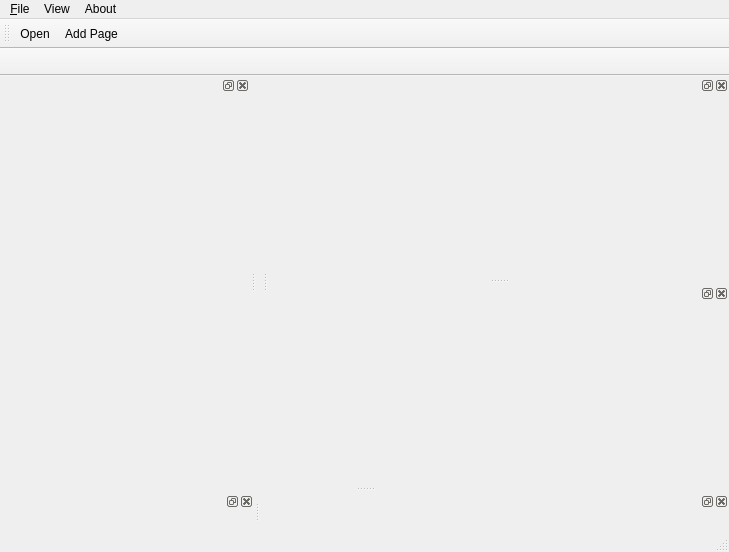
<?xml version="1.0" encoding="UTF-8"?>
<ui version="4.0">
 <class>MainWindow</class>
 <widget class="QMainWindow" name="MainWindow">
  <property name="geometry">
   <rect>
    <x>0</x>
    <y>0</y>
    <width>729</width>
    <height>552</height>
   </rect>
  </property>
  <property name="sizePolicy">
   <sizepolicy hsizetype="Preferred" vsizetype="Preferred">
    <horstretch>0</horstretch>
    <verstretch>0</verstretch>
   </sizepolicy>
  </property>
  <property name="mouseTracking">
   <bool>false</bool>
  </property>
  <property name="autoFillBackground">
   <bool>false</bool>
  </property>
  <property name="dockNestingEnabled">
   <bool>true</bool>
  </property>
  <property name="dockOptions">
   <set>QMainWindow::AllowNestedDocks|QMainWindow::AllowTabbedDocks|QMainWindow::AnimatedDocks|QMainWindow::ForceTabbedDocks</set>
  </property>
  <widget class="QWidget" name="centralWidget"/>
  <widget class="QMenuBar" name="menuBar">
   <property name="geometry">
    <rect>
     <x>0</x>
     <y>0</y>
     <width>729</width>
     <height>21</height>
    </rect>
   </property>
   <widget class="QMenu" name="menuFile">
    <property name="title">
     <string>&amp;File</string>
    </property>
    <addaction name="actionOpen"/>
    <addaction name="actionAdd_Page"/>
    <addaction name="separator"/>
    <addaction name="actionClose"/>
   </widget>
   <widget class="QMenu" name="menuHelp">
    <property name="title">
     <string>About</string>
    </property>
    <addaction name="actionAbout_SourceLine"/>
    <addaction name="actionPlugin_Settings"/>
   </widget>
   <widget class="QMenu" name="menuView">
    <property name="title">
     <string>View</string>
    </property>
    <addaction name="actionSettings"/>
   </widget>
   <addaction name="menuFile"/>
   <addaction name="menuView"/>
   <addaction name="menuHelp"/>
  </widget>
  <widget class="QToolBar" name="toolBar">
   <property name="windowTitle">
    <string>toolBar</string>
   </property>
   <attribute name="toolBarArea">
    <enum>TopToolBarArea</enum>
   </attribute>
   <attribute name="toolBarBreak">
    <bool>false</bool>
   </attribute>
   <addaction name="actionOpen"/>
   <addaction name="actionAdd_Page"/>
  </widget>
  <widget class="QStatusBar" name="statusBar"/>
  <widget class="HistoryTree" name="uiHistoryTree">
   <property name="minimumSize">
    <size>
     <width>250</width>
     <height>38</height>
    </size>
   </property>
   <attribute name="dockWidgetArea">
    <number>8</number>
   </attribute>
   <widget class="QWidget" name="dockWidgetContents_5"/>
  </widget>
  <widget class="EditorView" name="uiEditorView">
   <property name="minimumSize">
    <size>
     <width>461</width>
     <height>38</height>
    </size>
   </property>
   <attribute name="dockWidgetArea">
    <number>8</number>
   </attribute>
   <widget class="QWidget" name="dockWidgetContents"/>
  </widget>
  <widget class="FileView" name="uiFileView">
   <property name="sizePolicy">
    <sizepolicy hsizetype="Preferred" vsizetype="Preferred">
     <horstretch>0</horstretch>
     <verstretch>0</verstretch>
    </sizepolicy>
   </property>
   <property name="minimumSize">
    <size>
     <width>250</width>
     <height>38</height>
    </size>
   </property>
   <property name="baseSize">
    <size>
     <width>280</width>
     <height>370</height>
    </size>
   </property>
   <property name="floating">
    <bool>false</bool>
   </property>
   <attribute name="dockWidgetArea">
    <number>1</number>
   </attribute>
   <widget class="QWidget" name="dockWidgetContents_4"/>
  </widget>
  <widget class="QToolBar" name="uiTabToolBar">
   <property name="minimumSize">
    <size>
     <width>0</width>
     <height>28</height>
    </size>
   </property>
   <property name="windowTitle">
    <string>toolBar_2</string>
   </property>
   <property name="movable">
    <bool>false</bool>
   </property>
   <attribute name="toolBarArea">
    <enum>TopToolBarArea</enum>
   </attribute>
   <attribute name="toolBarBreak">
    <bool>true</bool>
   </attribute>
  </widget>
  <widget class="RevisionTable" name="uiRevisionTable">
   <property name="minimumSize">
    <size>
     <width>461</width>
     <height>38</height>
    </size>
   </property>
   <attribute name="dockWidgetArea">
    <number>2</number>
   </attribute>
   <widget class="QWidget" name="dockWidgetContents_8"/>
  </widget>
  <widget class="Console" name="uiConsole">
   <property name="minimumSize">
    <size>
     <width>461</width>
     <height>38</height>
    </size>
   </property>
   <property name="layoutDirection">
    <enum>Qt::LeftToRight</enum>
   </property>
   <attribute name="dockWidgetArea">
    <number>2</number>
   </attribute>
   <widget class="QWidget" name="dockWidgetContents_3"/>
  </widget>
  <action name="actionClose">
   <property name="text">
    <string>Quit</string>
   </property>
  </action>
  <action name="actionOpen">
   <property name="icon">
    <iconset>
     <normalon>:/splash/img/folder_open.png</normalon>
    </iconset>
   </property>
   <property name="text">
    <string>Open</string>
   </property>
  </action>
  <action name="actionAbout_SourceLine">
   <property name="text">
    <string>About SourceLine...</string>
   </property>
  </action>
  <action name="actionSettings">
   <property name="text">
    <string>Settings</string>
   </property>
  </action>
  <action name="actionAdd_Page">
   <property name="icon">
    <iconset>
     <normalon>:/splash/img/addIcon.png</normalon>
    </iconset>
   </property>
   <property name="text">
    <string>Add Page</string>
   </property>
  </action>
  <action name="actionPlugin_Settings">
   <property name="text">
    <string>Plugin Settings...</string>
   </property>
  </action>
 </widget>
 <layoutdefault spacing="6" margin="11"/>
 <customwidgets>
  <customwidget>
   <class>FileView</class>
   <extends>QDockWidget</extends>
   <header>fileview.h</header>
   <container>1</container>
  </customwidget>
  <customwidget>
   <class>Console</class>
   <extends>QDockWidget</extends>
   <header>console.h</header>
   <container>1</container>
  </customwidget>
  <customwidget>
   <class>RevisionTable</class>
   <extends>QDockWidget</extends>
   <header>revisiontable.h</header>
   <container>1</container>
  </customwidget>
  <customwidget>
   <class>HistoryTree</class>
   <extends>QDockWidget</extends>
   <header>historytree.h</header>
   <container>1</container>
  </customwidget>
  <customwidget>
   <class>EditorView</class>
   <extends>QDockWidget</extends>
   <header>editorview.h</header>
   <container>1</container>
  </customwidget>
 </customwidgets>
 <resources/>
 <connections/>
</ui>
